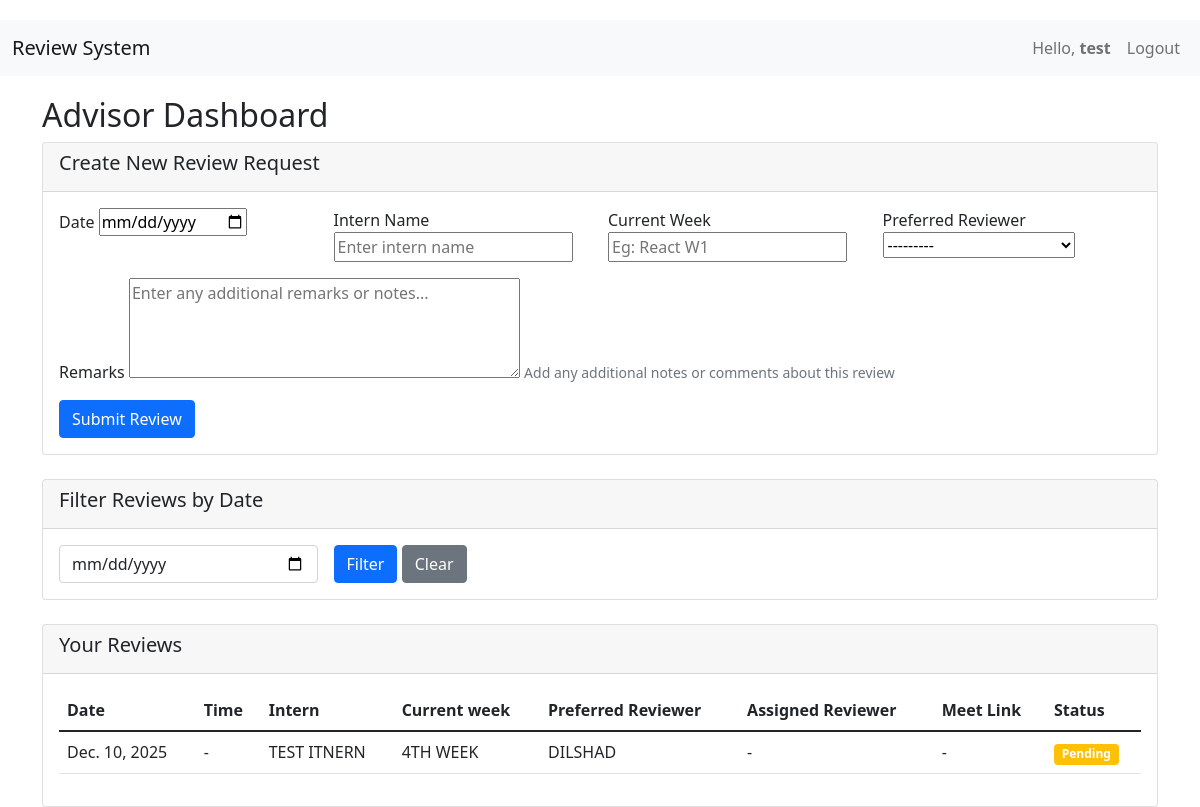
Page / (signed in) on the committed database.
### reviews/models.py (models this page shows, shortened)
class Review(models.Model):
    STATUS_CHOICES = [
        ('pending', 'Pending'),
        ('scheduled', 'Scheduled'),
        ('completed', 'Completed'),
        ('cancelled', 'Cancelled'),
    ]
    date = models.DateField()
    start_time = models.TimeField(null=True, blank=True)
    google_meet_link = models.URLField(blank=True)
    intern_name = models.CharField(max_length=100)
    lesson_name = models.CharField(max_length=200)
    preferred_reviewer = models.ForeignKey(Reviewer, on_delete=models.SET_NULL,
                                         null=True, blank=True, related_name='preferred_reviews')
    assigned_reviewer = models.ForeignKey(Reviewer, on_delete=models.SET_NULL,
                                        null=True, blank=True, related_name='assigned_reviews')
    status = models.CharField(max_length=20, choices=STATUS_CHOICES, default='pending')
    created_by = models.ForeignKey(User, on_delete=models.SET_NULL, null=True)
    created_at = models.DateTimeField(auto_now_add=True)
    remarks = models.TextField(blank=True, null=True, help_text="Additional comments or notes about the review")
    class Meta:
        ordering = ['date', 'start_time']

class Reviewer(models.Model):
    name = models.CharField(max_length=100)
    stack = models.CharField(max_length=100, blank=True)
    def __str__(self):
        return self.name

### reviews/views.py (the view)
# urls.py: path('', views.dashboard, name='dashboard'),
@login_required
def dashboard(request):
    if request.user.is_staff:
        return coordinator_dashboard(request)
    else:
        return advisor_dashboard(request)

### reviews/forms.py
class AdvisorReviewForm(forms.ModelForm):
    class Meta:
        model = Review
        fields = ['date', 'intern_name', 'lesson_name', 'preferred_reviewer', 'remarks']
        widgets = {
            'date': forms.DateInput(attrs={'type': 'date'}),
            'intern_name': forms.TextInput(attrs={'placeholder': 'Enter intern name'}),
            'lesson_name': forms.TextInput(attrs={'placeholder': 'Eg: React W1'}),
            'remarks': forms.Textarea(attrs={
                'placeholder': 'Enter any additional remarks or notes...',
                'rows': 3,
                'style': 'resize: vertical; min-height: 100px;'
            }),
        }

### reviews/views.py (called while the page is built)
@login_required
def advisor_dashboard(request):
    date_filter = request.GET.get('date', '')
    reviews = Review.objects.filter(created_by=request.user)
    if date_filter:
        reviews = reviews.filter(date=date_filter)
    if request.method == 'POST':
        form = AdvisorReviewForm(request.POST)
        if form.is_valid():
            review = form.save(commit=False)
            review.created_by = request.user
            review.save()
            return redirect('dashboard')
    else:
        form = AdvisorReviewForm()
    return render(request, 'advisor/dashboard.html', {
        'reviews': reviews,
        'form': form,
        'date_filter': date_filter,
    })

### templates/advisor/dashboard.html (shortened to what this page needs)
{% extends 'base.html' %}
{% block content %}
<div class="row">
    <div class="col-md-12">
        <h2>Advisor Dashboard</h2>
        <div class="card mb-4">
            <div class="card-header">
                <h5>Create New Review Request</h5>
            </div>
            <div class="card-body">
    <form method="post">
        <div class="row g-3">
            <div class="col-md-3">
                <label>Date</label>
                {{ form.date }}
            </div>
            <div class="col-md-3">
                <label>Intern Name</label>
                {{ form.intern_name }}
            </div>
            <div class="col-md-3">
                <label>Current Week</label>
                {{ form.lesson_name }}
            </div>
            <div class="col-md-3">
                <label>Preferred Reviewer</label>
                {{ form.preferred_reviewer }}
            </div>
            <div class="col-12">
                <label>Remarks</label>
                {{ form.remarks }}
                <small class="form-text text-muted">Add any additional notes or comments about this review</small>
            </div>
            <div class="col-12">
                <button type="submit" class="btn btn-primary">Submit Review</button>
            </div>
        </div>
    </form>
</div>
        </div>
        <div class="card mb-4">
            <div class="card-header">
                <h5>Filter Reviews by Date</h5>
            </div>
            <div class="card-body">
                <form method="get" class="row g-3">
                    <div class="col-md-3">
                        <input type="date" name="date" class="form-control" value="{{ date_filter }}">
                    </div>
                    <div class="col-md-3">
                        <button type="submit" class="btn btn-primary">Filter</button>
                        <a href="{% url 'dashboard' %}" class="btn btn-secondary">Clear</a>
                    </div>
                </form>
            </div>
        </div>
        <div class="card">
            <div class="card-header">
                <h5>Your Reviews</h5>
            </div>
            <div class="card-body">
                <table class="table table-hover">
    <thead>
        <tr>
            <th>Date</th>
            <th>Time</th>
            <th>Intern</th>
            <th>Current week</th>
            <th>Preferred Reviewer</th>
            <th>Assigned Reviewer</th>
            <th>Meet Link</th>
            <th>Status</th>
        </tr>
    </thead>
    <tbody>
        {% for review in reviews %}
        <tr>
             <td>{{ review.date }}</td>
            <td>{{ review.start_time|default:"-" }}</td>
            <td>{{ review.intern_name }}</td>
            <td>{{ review.lesson_name }}</td>
            <td>{{ review.preferred_reviewer.name|default:"-" }}</td>
            <td>{{ review.assigned_reviewer.name|default:"-" }}</td>
            <td>
                {% if review.google_meet_link %}
                <a href="{{ review.google_meet_link }}" target="_blank">Join</a>
                {% else %}-{% endif %}
            </td>
            <td>
                <span class="badge bg-{% if review.status == 'scheduled' %}success{% elif review.status == 'pending' %}warning{% elif review.status == 'completed' %}info{% else %}secondary{% endif %}">
                    {{ review.get_status_display }}
                </span>
            </td>
        </tr>
        {% empty %}
        <tr>
            <td colspan="8" class="text-center">No reviews found</td>
        </tr>
        {% endfor %}
    </tbody>
</table>
            </div>
        </div>
    </div>
</div>
{% endblock %}

### templates/base.html (shortened to what this page needs)
<!DOCTYPE html>
<html lang="en">
<head>
    <link href="https://cdn.jsdelivr.net/npm/bootstrap@5.1.3/dist/css/bootstrap.min.css" rel="stylesheet">
</head>
<body>
    <nav class="navbar navbar-expand-lg navbar-light bg-light">
        <div class="container-fluid">
            <a class="navbar-brand" href="{% url 'dashboard' %}">Review System</a>
            <div class="navbar-nav ms-auto ">
                {% if user.is_authenticated %}
                    <span class="nav-item nav-link">Hello, <b>{{ user.first_name|default:user.username }}</b></span>
                    <a class="nav-link" href="{% url 'logout' %}">Logout</a>
                {% else %}
                    <a class="nav-link" href="{% url 'login' %}">Login</a>
                    <a class="nav-link" href="{% url 'register' %}">Register</a>
                {% endif %}
            </div>
        </div>
    </nav>
    <div class="container">
        {% block content %}{% endblock %}
    </div>
</body>
</html>

### templates/base.html (style rules this page uses)
body { padding-top: 20px; background-image: url("https://www.wsupercars.com/wallpapers-regular/Porsche/2023-Porsche-911-GT3-RS-004-1080.jpg"); background-size: cover; background-position: center; background-repeat: no-repeat; }
.navbar { margin-bottom: 20px; }

### rows in the picture
Review: date "Dec. 10, 2025", start_time "-", intern_name "TEST ITNERN", lesson_name "4TH WEEK", preferred_reviewer.name "DILSHAD", assigned_reviewer.name "-", status "Pending"

### other values in the picture
{{ user.first_name|default:user.username }} "test"
